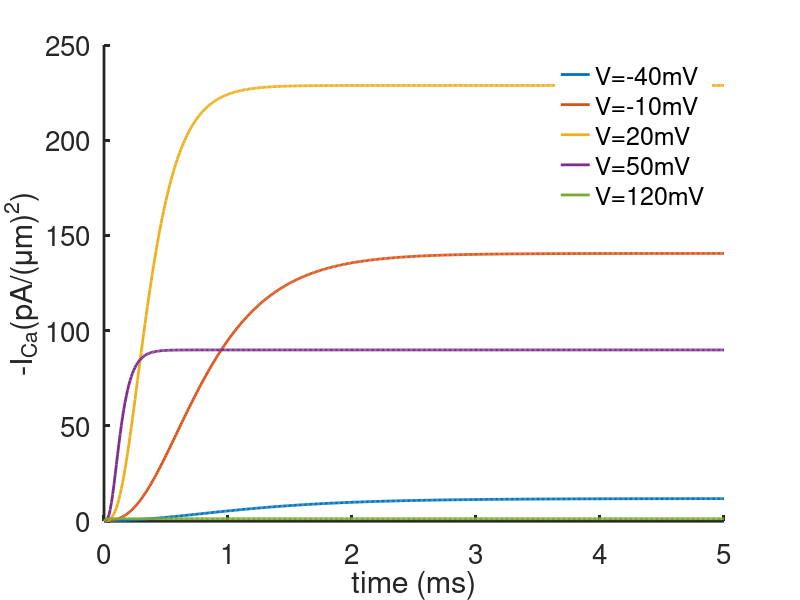
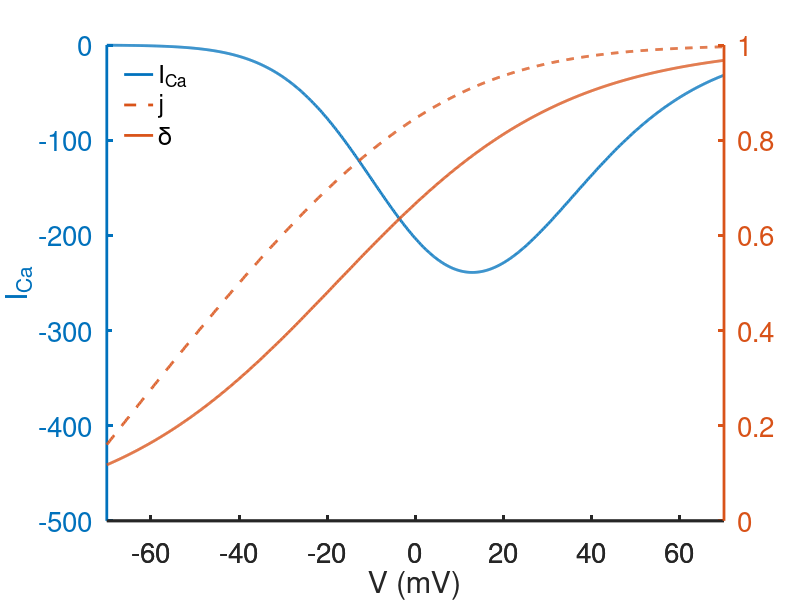

Here is the MATLAB script that generated these plots, in order: (Note: this script raises an error after producing the figures.)

%  -------------------------------------------------------------------
%
%   Program to solve the Llinas model of synaptic suppression.
%
%   For Chapter 8, Section 8.1.2 of
%   Keener and Sneyd, Mathematical Physiology, 3rd Edition, Springer.
%
%   Written by James Keener and James Sneyd
%
%  -------------------------------------------------------------------

function Llinas

clear all
close all
clc

set(0,                       ...
'defaultaxesfontsize', 20,   ...
'defaultaxeslinewidth', 2.0, ...
'defaultlinelinewidth', 2.0);

global k10 k2 z1 s0 PCa F   ci ce n Vss k1  ohss tsw FbyRT

k10=2; k2=1; z1=1; s0=100; PCa=0.00001; F=96490; R=8.315; Tp=300;
ci=0.00001; ce=40; n=5;
Vss=-70;
FbyRT = F/(R*Tp*1000);  % units of mV^(-1)
k1=k10*exp(FbyRT*z1*Vss);
ohss= k1/(k1+k2);
tsw = 2.5;

t = [0:.01:5];
Vlist = [-40,-10,20,50,120];  % voltage in units of mV

figure(1)
for j = 1:length(Vlist)
    V = Vlist(j);
    oh = prob(t,V);
    currents= fCa(V,oh);
    ICa=currents(1,:);

    plot(t,-ICa,'LineWidth',2)
    xlabel('time (ms)')
    ylabel('-I_{Ca}(pA/(\mum)^2)')
    legend('boxoff')
    box off
    hold on
    ICa_save(j,:) = ICa;            % for external plotting
end
legend('V=-40mV','V=-10mV','V=20mV','V=50mV','V=120mV')

%save('Llinas.mat','t','ICa_save')   % for external plotting

x = linspace(-70,70,1000);  % units mV
phi_x=2*FbyRT*x;
Jss=PCa*2*F*phi_x.*(ci-ce*exp(-phi_x))./(1-exp(-phi_x));
Oss=k10*exp(FbyRT*z1*x).*(1./(k10*exp(FbyRT*z1*x)+k2));
ICass=Jss.*(s0/n).*((Oss).^n);

figure(2)
[hax, h1, h2] = plotyy(x,ICass,x,Oss);
ylabel(hax(1),'I_{Ca}')
ylim(hax(2),[0,1])
xlim([-70,70])
xlabel('V (mV)')
box off
hold on
plot(x,Jss,'--');

% ylabel('\hat{o}')
legend('boxoff')
legend('I_{Ca}','j','\delta','Location','northwest','fontsize',18)


%save('Llinas.mat','x','ICass','Jss','Oss',"-append")  % for external plotting

for j = 1:length(Vlist)
    V = Vlist(j);
    Vt=(t<tsw).*V+(t>=tsw).*Vss;
    oh = probde(t,V);
    ICa = fCa(Vt,oh');

    ICa_save2(j,:) = ICa;       % for external plotting
    oh_save2(j,:) = oh;          % for external plotting

    figure(3)
    semilogy(t,-ICa,'LineWidth',2)
    xlabel('time (ms)')
    ylabel('-I_{Ca}(pA/(\mum)^2)')
    box off
    hold on
    legend('boxoff')

    figure(4)
    plot(t,oh)
    hold on
    legend('boxoff')
box off
    xlabel('time (ms)')
    ylabel('open probability')
 
end

%save('Llinas.mat','ICa_save2','oh_save2',"-append")   % for external plotting


figure(3)
legend('V=-40mV','V=-10mV','V=20mV','V=50mV','V=120mV')
hold off
figure(4)
legend('V=-40mV','V=-10mV','V=20mV')
hold off
 

end % of main

%%     Calculate oh analytically
function oh=prob(t,V)
global k10 k2 z1  ohss FbyRT

k1=k10*exp(FbyRT*z1*V);
oh=k1./(k1+k2)*(1-exp(-(k1+k2)*t))+ohss*exp(-(k1+k2)*t);

end

%%
function currents=fCa(V,oh)
global  s0 PCa F ci ce n FbyRT

phi=2*FbyRT*V;
jj=PCa*2*F.*phi.*(ci-ce.*exp(-phi))./(1-exp(-phi));
ICa =(s0/n).*jj.*(oh.^n);

currents = [ICa];
end

%%  Calculate oh using the differential equation
function oh=probde(t,V)
global k10 k2 z1  Vss tsw FbyRT k2

k1=k10*exp(FbyRT*z1*Vss);
ohss= k1/(k1+k2);
sinit=ohss;
tspan = t;

[T,S] = ode15s(@(t,x)rhs(t,x,V),tspan,sinit);
% warning:  for piecewise continuous de's DO NOT use ode45 !!
oh =S(:,1);

end

%%
function out=rhs(t,s,V)
global Vss k10 k2 z1 tsw FbyRT

Vt=(t<tsw).*V+(t>=tsw).*Vss;
k1=k10*exp(FbyRT*z1*Vt);

out = k1.*(1-s)-k2*s;
end
